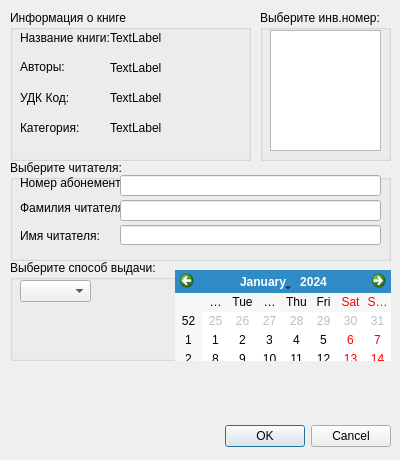
<?xml version="1.0" encoding="UTF-8"?>
<ui version="4.0">
 <class>orderBookDialog</class>
 <widget class="QDialog" name="orderBookDialog">
  <property name="geometry">
   <rect>
    <x>0</x>
    <y>0</y>
    <width>400</width>
    <height>460</height>
   </rect>
  </property>
  <property name="windowTitle">
   <string>Dialog</string>
  </property>
  <widget class="QDialogButtonBox" name="buttonBox">
   <property name="geometry">
    <rect>
     <x>50</x>
     <y>420</y>
     <width>341</width>
     <height>32</height>
    </rect>
   </property>
   <property name="orientation">
    <enum>Qt::Horizontal</enum>
   </property>
   <property name="standardButtons">
    <set>QDialogButtonBox::Cancel|QDialogButtonBox::Ok</set>
   </property>
  </widget>
  <widget class="QGroupBox" name="groupBox">
   <property name="geometry">
    <rect>
     <x>10</x>
     <y>10</y>
     <width>241</width>
     <height>151</height>
    </rect>
   </property>
   <property name="title">
    <string>Информация о книге</string>
   </property>
   <widget class="QLabel" name="label_4">
    <property name="geometry">
     <rect>
      <x>10</x>
      <y>110</y>
      <width>71</width>
      <height>16</height>
     </rect>
    </property>
    <property name="text">
     <string>Категория:</string>
    </property>
   </widget>
   <widget class="QLabel" name="label">
    <property name="geometry">
     <rect>
      <x>10</x>
      <y>20</y>
      <width>91</width>
      <height>16</height>
     </rect>
    </property>
    <property name="text">
     <string>Название книги:</string>
    </property>
   </widget>
   <widget class="QLabel" name="label_2">
    <property name="geometry">
     <rect>
      <x>10</x>
      <y>50</y>
      <width>46</width>
      <height>13</height>
     </rect>
    </property>
    <property name="text">
     <string>Авторы:</string>
    </property>
   </widget>
   <widget class="QLabel" name="label_3">
    <property name="geometry">
     <rect>
      <x>10</x>
      <y>80</y>
      <width>51</width>
      <height>16</height>
     </rect>
    </property>
    <property name="text">
     <string>УДК Код:</string>
    </property>
   </widget>
   <widget class="QLabel" name="labelBookName">
    <property name="geometry">
     <rect>
      <x>100</x>
      <y>20</y>
      <width>131</width>
      <height>16</height>
     </rect>
    </property>
    <property name="text">
     <string>TextLabel</string>
    </property>
   </widget>
   <widget class="QLabel" name="labelAuthorNames">
    <property name="geometry">
     <rect>
      <x>100</x>
      <y>50</y>
      <width>131</width>
      <height>16</height>
     </rect>
    </property>
    <property name="text">
     <string>TextLabel</string>
    </property>
   </widget>
   <widget class="QLabel" name="labelUDKCode">
    <property name="geometry">
     <rect>
      <x>100</x>
      <y>80</y>
      <width>131</width>
      <height>16</height>
     </rect>
    </property>
    <property name="text">
     <string>TextLabel</string>
    </property>
   </widget>
   <widget class="QLabel" name="labelCategory">
    <property name="geometry">
     <rect>
      <x>100</x>
      <y>110</y>
      <width>131</width>
      <height>16</height>
     </rect>
    </property>
    <property name="text">
     <string>TextLabel</string>
    </property>
   </widget>
  </widget>
  <widget class="QGroupBox" name="groupBox_2">
   <property name="geometry">
    <rect>
     <x>260</x>
     <y>10</y>
     <width>131</width>
     <height>151</height>
    </rect>
   </property>
   <property name="title">
    <string>Выберите инв.номер:</string>
   </property>
   <widget class="QTableView" name="tableView">
    <property name="geometry">
     <rect>
      <x>10</x>
      <y>20</y>
      <width>111</width>
      <height>121</height>
     </rect>
    </property>
   </widget>
  </widget>
  <widget class="QGroupBox" name="groupBox_3">
   <property name="geometry">
    <rect>
     <x>10</x>
     <y>160</y>
     <width>381</width>
     <height>101</height>
    </rect>
   </property>
   <property name="title">
    <string>Выберите читателя:</string>
   </property>
   <widget class="QLabel" name="label_5">
    <property name="geometry">
     <rect>
      <x>10</x>
      <y>15</y>
      <width>101</width>
      <height>16</height>
     </rect>
    </property>
    <property name="text">
     <string>Номер абонемента:</string>
    </property>
   </widget>
   <widget class="QLabel" name="label_6">
    <property name="geometry">
     <rect>
      <x>10</x>
      <y>60</y>
      <width>101</width>
      <height>31</height>
     </rect>
    </property>
    <property name="text">
     <string>Имя читателя:</string>
    </property>
   </widget>
   <widget class="QLabel" name="label_7">
    <property name="geometry">
     <rect>
      <x>10</x>
      <y>40</y>
      <width>101</width>
      <height>16</height>
     </rect>
    </property>
    <property name="text">
     <string>Фамилия читателя:</string>
    </property>
   </widget>
   <widget class="QLineEdit" name="lineReaderID">
    <property name="geometry">
     <rect>
      <x>110</x>
      <y>15</y>
      <width>261</width>
      <height>21</height>
     </rect>
    </property>
   </widget>
   <widget class="QLineEdit" name="lineReaderSurname">
    <property name="geometry">
     <rect>
      <x>110</x>
      <y>40</y>
      <width>261</width>
      <height>21</height>
     </rect>
    </property>
   </widget>
   <widget class="QLineEdit" name="lineReaderName">
    <property name="geometry">
     <rect>
      <x>110</x>
      <y>65</y>
      <width>261</width>
      <height>20</height>
     </rect>
    </property>
   </widget>
  </widget>
  <widget class="QGroupBox" name="groupBox_4">
   <property name="geometry">
    <rect>
     <x>10</x>
     <y>260</y>
     <width>381</width>
     <height>101</height>
    </rect>
   </property>
   <property name="title">
    <string>Выберите способ выдачи:</string>
   </property>
   <widget class="QComboBox" name="comboBox">
    <property name="geometry">
     <rect>
      <x>10</x>
      <y>20</y>
      <width>71</width>
      <height>22</height>
     </rect>
    </property>
   </widget>
   <widget class="QCalendarWidget" name="calendarWidget">
    <property name="geometry">
     <rect>
      <x>165</x>
      <y>10</y>
      <width>216</width>
      <height>155</height>
     </rect>
    </property>
   </widget>
  </widget>
 </widget>
 <resources/>
 <connections>
  <connection>
   <sender>buttonBox</sender>
   <signal>accepted()</signal>
   <receiver>orderBookDialog</receiver>
   <slot>accept()</slot>
   <hints>
    <hint type="sourcelabel">
     <x>248</x>
     <y>254</y>
    </hint>
    <hint type="destinationlabel">
     <x>157</x>
     <y>274</y>
    </hint>
   </hints>
  </connection>
  <connection>
   <sender>buttonBox</sender>
   <signal>rejected()</signal>
   <receiver>orderBookDialog</receiver>
   <slot>reject()</slot>
   <hints>
    <hint type="sourcelabel">
     <x>316</x>
     <y>260</y>
    </hint>
    <hint type="destinationlabel">
     <x>286</x>
     <y>274</y>
    </hint>
   </hints>
  </connection>
 </connections>
</ui>
